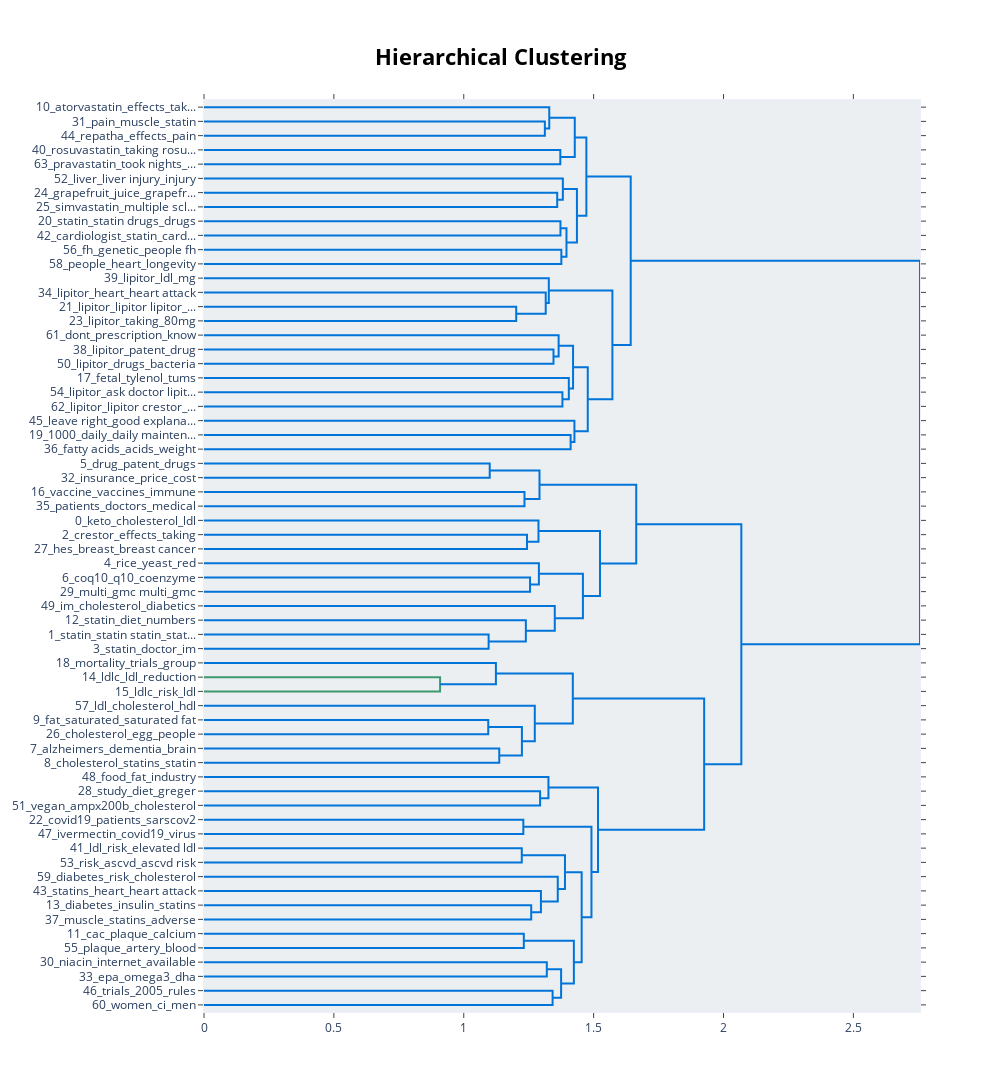

The cell this chart's notebook holds for it:
### Code cell
topic_model.visualize_hierarchy()

### Figure 1 — Plotly figure (JSON) as saved in the notebook; plotly's stock layout.template omitted (floating-point values rounded to 4 significant figures)
{"data": [{"hoverinfo": "text", "marker": {"color": "rgb(0,116,217)"}, "mode": "lines", "type": "scatter", "x": [0, 1.312, 1.312, 0], "xaxis": "x", "y": [-15, -15, -25, -25], "yaxis": "y"}, {"hoverinfo": "text", "marker": {"color": "rgb(0,116,217)"}, "mode": "lines", "type": "scatter", "x": [0, 1.329, 1.329, 1.312], "xaxis": "x", "y": [-5, -5, -20, -20], "yaxis": "y"}, {"hoverinfo": "text", "marker": {"color": "rgb(0,116,217)"}, "mode": "lines", "type": "scatter", "x": [0, 1.372, 1.372, 0], "xaxis": "x", "y": [-35, -35, -45, -45], "yaxis": "y"}, {"hoverinfo": "text", "marker": {"color": "rgb(0,116,217)"}, "mode": "lines", "type": "scatter", "x": [1.329, 1.427, 1.427, 1.372], "xaxis": "x", "y": [-12.5, -12.5, -40, -40], "yaxis": "y"}, {"hoverinfo": "text", "marker": {"color": "rgb(0,116,217)"}, "mode": "lines", "type": "scatter", "x": [0, 1.36, 1.36, 0], "xaxis": "x", "y": [-65, -65, -75, -75], "yaxis": "y"}, {"hoverinfo": "text", "marker": {"color": "rgb(0,116,217)"}, "mode": "lines", "type": "scatter", "x": [0, 1.382, 1.382, 1.36], "xaxis": "x", "y": [-55, -55, -70, -70], "yaxis": "y"}, {"hoverinfo": "text", "marker": {"color": "rgb(0,116,217)"}, "mode": "lines", "type": "scatter", "x": [0, 1.372, 1.372, 0], "xaxis": "x", "y": [-85, -85, -95, -95], "yaxis": "y"}, {"hoverinfo": "text", "marker": {"color": "rgb(0,116,217)"}, "mode": "lines", "type": "scatter", "x": [0, 1.376, 1.376, 0], "xaxis": "x", "y": [-105, -105, -115, -115], "yaxis": "y"}, {"hoverinfo": "text", "marker": {"color": "rgb(0,116,217)"}, "mode": "lines", "type": "scatter", "x": [1.372, 1.395, 1.395, 1.376], "xaxis": "x", "y": [-90, -90, -110, -110], "yaxis": "y"}, {"hoverinfo": "text", "marker": {"color": "rgb(0,116,217)"}, "mode": "lines", "type": "scatter", "x": [1.382, 1.436, 1.436, 1.395], "xaxis": "x", "y": [-62.5, -62.5, -100, -100], "yaxis": "y"}, {"hoverinfo": "text", "marker": {"color": "rgb(0,116,217)"}, "mode": "lines", "type": "scatter", "x": [1.427, 1.472, 1.472, 1.436], "xaxis": "x", "y": [-26.25, -26.25, -81.25, -81.25], "yaxis": "y"}, {"hoverinfo": "text", "marker": {"color": "rgb(0,116,217)"}, "mode": "lines", "type": "scatter", "x": [0, 1.202, 1.202, 0], "xaxis": "x", "y": [-145, -145, -155, -155], "yaxis": "y"}, {"hoverinfo": "text", "marker": {"color": "rgb(0,116,217)"}, "mode": "lines", "type": "scatter", "x": [0, 1.316, 1.316, 1.202], "xaxis": "x", "y": [-135, -135, -150, -150], "yaxis": "y"}, {"hoverinfo": "text", "marker": {"color": "rgb(0,116,217)"}, "mode": "lines", "type": "scatter", "x": [0, 1.327, 1.327, 1.316], "xaxis": "x", "y": [-125, -125, -142.5, -142.5], "yaxis": "y"}, {"hoverinfo": "text", "marker": {"color": "rgb(0,116,217)"}, "mode": "lines", "type": "scatter", "x": [0, 1.346, 1.346, 0], "xaxis": "x", "y": [-175, -175, -185, -185], "yaxis": "y"}, {"hoverinfo": "text", "marker": {"color": "rgb(0,116,217)"}, "mode": "lines", "type": "scatter", "x": [0, 1.365, 1.365, 1.346], "xaxis": "x", "y": [-165, -165, -180, -180], "yaxis": "y"}, {"hoverinfo": "text", "marker": {"color": "rgb(0,116,217)"}, "mode": "lines", "type": "scatter", "x": [0, 1.38, 1.38, 0], "xaxis": "x", "y": [-205, -205, -215, -215], "yaxis": "y"}, {"hoverinfo": "text", "marker": {"color": "rgb(0,116,217)"}, "mode": "lines", "type": "scatter", "x": [0, 1.405, 1.405, 1.38], "xaxis": "x", "y": [-195, -195, -210, -210], "yaxis": "y"}, {"hoverinfo": "text", "marker": {"color": "rgb(0,116,217)"}, "mode": "lines", "type": "scatter", "x": [1.365, 1.421, 1.421, 1.405], "xaxis": "x", "y": [-172.5, -172.5, -202.5, -202.5], "yaxis": "y"}, {"hoverinfo": "text", "marker": {"color": "rgb(0,116,217)"}, "mode": "lines", "type": "scatter", "x": [0, 1.411, 1.411, 0], "xaxis": "x", "y": [-235, -235, -245, -245], "yaxis": "y"}, {"hoverinfo": "text", "marker": {"color": "rgb(0,116,217)"}, "mode": "lines", "type": "scatter", "x": [0, 1.426, 1.426, 1.411], "xaxis": "x", "y": [-225, -225, -240, -240], "yaxis": "y"}, {"hoverinfo": "text", "marker": {"color": "rgb(0,116,217)"}, "mode": "lines", "type": "scatter", "x": [1.421, 1.477, 1.477, 1.426], "xaxis": "x", "y": [-187.5, -187.5, -232.5, -232.5], "yaxis": "y"}, {"hoverinfo": "text", "marker": {"color": "rgb(0,116,217)"}, "mode": "lines", "type": "scatter", "x": [1.327, 1.572, 1.572, 1.477], "xaxis": "x", "y": [-133.8, -133.8, -210, -210], "yaxis": "y"}, {"hoverinfo": "text", "marker": {"color": "rgb(0,116,217)"}, "mode": "lines", "type": "scatter", "x": [1.472, 1.643, 1.643, 1.572], "xaxis": "x", "y": [-53.75, -53.75, -171.9, -171.9], "yaxis": "y"}, {"hoverinfo": "text", "marker": {"color": "rgb(0,116,217)"}, "mode": "lines", "type": "scatter", "x": [0, 1.1, 1.1, 0], "xaxis": "x", "y": [-255, -255, -265, -265], "yaxis": "y"}, {"hoverinfo": "text", "marker": {"color": "rgb(0,116,217)"}, "mode": "lines", "type": "scatter", "x": [0, 1.234, 1.234, 0], "xaxis": "x", "y": [-275, -275, -285, -285], "yaxis": "y"}, {"hoverinfo": "text", "marker": {"color": "rgb(0,116,217)"}, "mode": "lines", "type": "scatter", "x": [1.1, 1.292, 1.292, 1.234], "xaxis": "x", "y": [-260, -260, -280, -280], "yaxis": "y"}, {"hoverinfo": "text", "marker": {"color": "rgb(0,116,217)"}, "mode": "lines", "type": "scatter", "x": [0, 1.243, 1.243, 0], "xaxis": "x", "y": [-305, -305, -315, -315], "yaxis": "y"}, {"hoverinfo": "text", "marker": {"color": "rgb(0,116,217)"}, "mode": "lines", "type": "scatter", "x": [0, 1.288, 1.288, 1.243], "xaxis": "x", "y": [-295, -295, -310, -310], "yaxis": "y"}, {"hoverinfo": "text", "marker": {"color": "rgb(0,116,217)"}, "mode": "lines", "type": "scatter", "x": [0, 1.255, 1.255, 0], "xaxis": "x", "y": [-335, -335, -345, -345], "yaxis": "y"}, {"hoverinfo": "text", "marker": {"color": "rgb(0,116,217)"}, "mode": "lines", "type": "scatter", "x": [0, 1.289, 1.289, 1.255], "xaxis": "x", "y": [-325, -325, -340, -340], "yaxis": "y"}, {"hoverinfo": "text", "marker": {"color": "rgb(0,116,217)"}, "mode": "lines", "type": "scatter", "x": [0, 1.096, 1.096, 0], "xaxis": "x", "y": [-375, -375, -385, -385], "yaxis": "y"}, {"hoverinfo": "text", "marker": {"color": "rgb(0,116,217)"}, "mode": "lines", "type": "scatter", "x": [0, 1.239, 1.239, 1.096], "xaxis": "x", "y": [-365, -365, -380, -380], "yaxis": "y"}, {"hoverinfo": "text", "marker": {"color": "rgb(0,116,217)"}, "mode": "lines", "type": "scatter", "x": [0, 1.35, 1.35, 1.239], "xaxis": "x", "y": [-355, -355, -372.5, -372.5], "yaxis": "y"}, {"hoverinfo": "text", "marker": {"color": "rgb(0,116,217)"}, "mode": "lines", "type": "scatter", "x": [1.289, 1.459, 1.459, 1.35], "xaxis": "x", "y": [-332.5, -332.5, -363.8, -363.8], "yaxis": "y"}, {"hoverinfo": "text", "marker": {"color": "rgb(0,116,217)"}, "mode": "lines", "type": "scatter", "x": [1.288, 1.525, 1.525, 1.459], "xaxis": "x", "y": [-302.5, -302.5, -348.1, -348.1], "yaxis": "y"}, {"hoverinfo": "text", "marker": {"color": "rgb(0,116,217)"}, "mode": "lines", "type": "scatter", "x": [1.292, 1.664, 1.664, 1.525], "xaxis": "x", "y": [-270, -270, -325.3, -325.3], "yaxis": "y"}, {"hoverinfo": "text", "marker": {"color": "rgb(61,153,112)"}, "mode": "lines", "type": "scatter", "x": [0, 0.9089, 0.9089, 0], "xaxis": "x", "y": [-405, -405, -415, -415], "yaxis": "y"}, {"hoverinfo": "text", "marker": {"color": "rgb(0,116,217)"}, "mode": "lines", "type": "scatter", "x": [0, 1.124, 1.124, 0.9089], "xaxis": "x", "y": [-395, -395, -410, -410], "yaxis": "y"}, {"hoverinfo": "text", "marker": {"color": "rgb(0,116,217)"}, "mode": "lines", "type": "scatter", "x": [0, 1.094, 1.094, 0], "xaxis": "x", "y": [-435, -435, -445, -445], "yaxis": "y"}, {"hoverinfo": "text", "marker": {"color": "rgb(0,116,217)"}, "mode": "lines", "type": "scatter", "x": [0, 1.137, 1.137, 0], "xaxis": "x", "y": [-455, -455, -465, -465], "yaxis": "y"}, {"hoverinfo": "text", "marker": {"color": "rgb(0,116,217)"}, "mode": "lines", "type": "scatter", "x": [1.094, 1.224, 1.224, 1.137], "xaxis": "x", "y": [-440, -440, -460, -460], "yaxis": "y"}, {"hoverinfo": "text", "marker": {"color": "rgb(0,116,217)"}, "mode": "lines", "type": "scatter", "x": [0, 1.273, 1.273, 1.224], "xaxis": "x", "y": [-425, -425, -450, -450], "yaxis": "y"}, {"hoverinfo": "text", "marker": {"color": "rgb(0,116,217)"}, "mode": "lines", "type": "scatter", "x": [1.124, 1.42, 1.42, 1.273], "xaxis": "x", "y": [-402.5, -402.5, -437.5, -437.5], "yaxis": "y"}, {"hoverinfo": "text", "marker": {"color": "rgb(0,116,217)"}, "mode": "lines", "type": "scatter", "x": [0, 1.294, 1.294, 0], "xaxis": "x", "y": [-485, -485, -495, -495], "yaxis": "y"}, {"hoverinfo": "text", "marker": {"color": "rgb(0,116,217)"}, "mode": "lines", "type": "scatter", "x": [0, 1.326, 1.326, 1.294], "xaxis": "x", "y": [-475, -475, -490, -490], "yaxis": "y"}, {"hoverinfo": "text", "marker": {"color": "rgb(0,116,217)"}, "mode": "lines", "type": "scatter", "x": [0, 1.229, 1.229, 0], "xaxis": "x", "y": [-505, -505, -515, -515], "yaxis": "y"}, {"hoverinfo": "text", "marker": {"color": "rgb(0,116,217)"}, "mode": "lines", "type": "scatter", "x": [0, 1.223, 1.223, 0], "xaxis": "x", "y": [-525, -525, -535, -535], "yaxis": "y"}, {"hoverinfo": "text", "marker": {"color": "rgb(0,116,217)"}, "mode": "lines", "type": "scatter", "x": [0, 1.26, 1.26, 0], "xaxis": "x", "y": [-565, -565, -575, -575], "yaxis": "y"}, {"hoverinfo": "text", "marker": {"color": "rgb(0,116,217)"}, "mode": "lines", "type": "scatter", "x": [0, 1.297, 1.297, 1.26], "xaxis": "x", "y": [-555, -555, -570, -570], "yaxis": "y"}, {"hoverinfo": "text", "marker": {"color": "rgb(0,116,217)"}, "mode": "lines", "type": "scatter", "x": [0, 1.362, 1.362, 1.297], "xaxis": "x", "y": [-545, -545, -562.5, -562.5], "yaxis": "y"}, {"hoverinfo": "text", "marker": {"color": "rgb(0,116,217)"}, "mode": "lines", "type": "scatter", "x": [1.223, 1.39, 1.39, 1.362], "xaxis": "x", "y": [-530, -530, -553.8, -553.8], "yaxis": "y"}, {"hoverinfo": "text", "marker": {"color": "rgb(0,116,217)"}, "mode": "lines", "type": "scatter", "x": [0, 1.231, 1.231, 0], "xaxis": "x", "y": [-585, -585, -595, -595], "yaxis": "y"}, {"hoverinfo": "text", "marker": {"color": "rgb(0,116,217)"}, "mode": "lines", "type": "scatter", "x": [0, 1.32, 1.32, 0], "xaxis": "x", "y": [-605, -605, -615, -615], "yaxis": "y"}, {"hoverinfo": "text", "marker": {"color": "rgb(0,116,217)"}, "mode": "lines", "type": "scatter", "x": [0, 1.342, 1.342, 0], "xaxis": "x", "y": [-625, -625, -635, -635], "yaxis": "y"}, {"hoverinfo": "text", "marker": {"color": "rgb(0,116,217)"}, "mode": "lines", "type": "scatter", "x": [1.32, 1.375, 1.375, 1.342], "xaxis": "x", "y": [-610, -610, -630, -630], "yaxis": "y"}, {"hoverinfo": "text", "marker": {"color": "rgb(0,116,217)"}, "mode": "lines", "type": "scatter", "x": [1.231, 1.424, 1.424, 1.375], "xaxis": "x", "y": [-590, -590, -620, -620], "yaxis": "y"}, {"hoverinfo": "text", "marker": {"color": "rgb(0,116,217)"}, "mode": "lines", "type": "scatter", "x": [1.39, 1.454, 1.454, 1.424], "xaxis": "x", "y": [-541.9, -541.9, -605, -605], "yaxis": "y"}, {"hoverinfo": "text", "marker": {"color": "rgb(0,116,217)"}, "mode": "lines", "type": "scatter", "x": [1.229, 1.492, 1.492, 1.454], "xaxis": "x", "y": [-510, -510, -573.4, -573.4], "yaxis": "y"}, {"hoverinfo": "text", "marker": {"color": "rgb(0,116,217)"}, "mode": "lines", "type": "scatter", "x": [1.326, 1.517, 1.517, 1.492], "xaxis": "x", "y": [-482.5, -482.5, -541.7, -541.7], "yaxis": "y"}, {"hoverinfo": "text", "marker": {"color": "rgb(0,116,217)"}, "mode": "lines", "type": "scatter", "x": [1.42, 1.926, 1.926, 1.517], "xaxis": "x", "y": [-420, -420, -512.1, -512.1], "yaxis": "y"}, {"hoverinfo": "text", "marker": {"color": "rgb(0,116,217)"}, "mode": "lines", "type": "scatter", "x": [1.664, 2.069, 2.069, 1.926], "xaxis": "x", "y": [-297.7, -297.7, -466.1, -466.1], "yaxis": "y"}, {"hoverinfo": "text", "marker": {"color": "rgb(0,116,217)"}, "mode": "lines", "type": "scatter", "x": [1.643, 2.757, 2.757, 2.069], "xaxis": "x", "y": [-112.8, -112.8, -381.9, -381.9], "yaxis": "y"}], "layout": {"autosize": false, "height": 1160, "hoverlabel": {"bgcolor": "white", "font": {"family": "Rockwell", "size": 16}}, "hovermode": "closest", "plot_bgcolor": "#ECEFF1", "showlegend": false, "title": {"font": {"color": "Black", "size": 22}, "text": "<b>Hierarchical Clustering", "x": 0.5, "xanchor": "center", "yanchor": "top"}, "width": 1000, "xaxis": {"mirror": "allticks", "rangemode": "tozero", "showgrid": false, "showline": true, "showticklabels": true, "ticks": "outside", "type": "linear", "zeroline": false}, "yaxis": {"mirror": "allticks", "range": [-640, 0], "rangemode": "tozero", "showgrid": false, "showline": true, "showticklabels": true, "tickmode": "array", "ticks": "outside", "ticktext": ["10_atorvastatin_effects_tak...", "31_pain_muscle_statin", "44_repatha_effects_pain", "40_rosuvastatin_taking rosu...", "63_pravastatin_took nights_...", "52_liver_liver injury_injury", "24_grapefruit_juice_grapefr...", "25_simvastatin_multiple scl...", "20_statin_statin drugs_drugs", "42_cardiologist_statin_card...", "56_fh_genetic_people fh", "58_people_heart_longevity", "39_lipitor_ldl_mg", "34_lipitor_heart_heart attack", "21_lipitor_lipitor lipitor_...", "23_lipitor_taking_80mg", "61_dont_prescription_know", "38_lipitor_patent_drug", "50_lipitor_drugs_bacteria", "17_fetal_tylenol_tums", "54_lipitor_ask doctor lipit...", "62_lipitor_lipitor crestor_...", "45_leave right_good explana...", "19_1000_daily_daily mainten...", "36_fatty acids_acids_weight", "5_drug_patent_drugs", "32_insurance_price_cost", "16_vaccine_vaccines_immune", "35_patients_doctors_medical", "0_keto_cholesterol_ldl", "2_crestor_effects_taking", "27_hes_breast_breast cancer", "4_rice_yeast_red", "6_coq10_q10_coenzyme", "29_multi_gmc multi_gmc", "49_im_cholesterol_diabetics", "12_statin_diet_numbers", "1_statin_statin statin_stat...", "3_statin_doctor_im", "18_mortality_trials_group", "14_ldlc_ldl_reduction", "15_ldlc_risk_ldl", "57_ldl_cholesterol_hdl", "9_fat_saturated_saturated fat", "26_cholesterol_egg_people", "7_alzheimers_dementia_brain", "8_cholesterol_statins_statin", "48_food_fat_industry", "28_study_diet_greger", "51_vegan_ampx200b_cholesterol", "22_covid19_patients_sarscov2", "47_ivermectin_covid19_virus", "41_ldl_risk_elevated ldl", "53_risk_ascvd_ascvd risk", "59_diabetes_risk_cholesterol", "43_statins_heart_heart attack", "13_diabetes_insulin_statins", "37_muscle_statins_adverse", "11_cac_plaque_calcium", "55_plaque_artery_blood", "30_niacin_internet_available", "33_epa_omega3_dha", "46_trials_2005_rules", "60_women_ci_men"], "tickvals": [-5, -15, -25, -35, -45, -55, -65, -75, -85, -95, -105, -115, -125, -135, -145, -155, -165, -175, -185, -195, -205, -215, -225, -235, -245, -255, -265, -275, -285, -295, -305, -315, -325, -335, -345, -355, -365, -375, -385, -395, -405, -415, -425, -435, -445, -455, -465, -475, -485, -495, -505, -515, -525, -535, -545, -555, -565, -575, -585, -595, -605, -615, -625, -635], "type": "linear", "zeroline": false}}}
